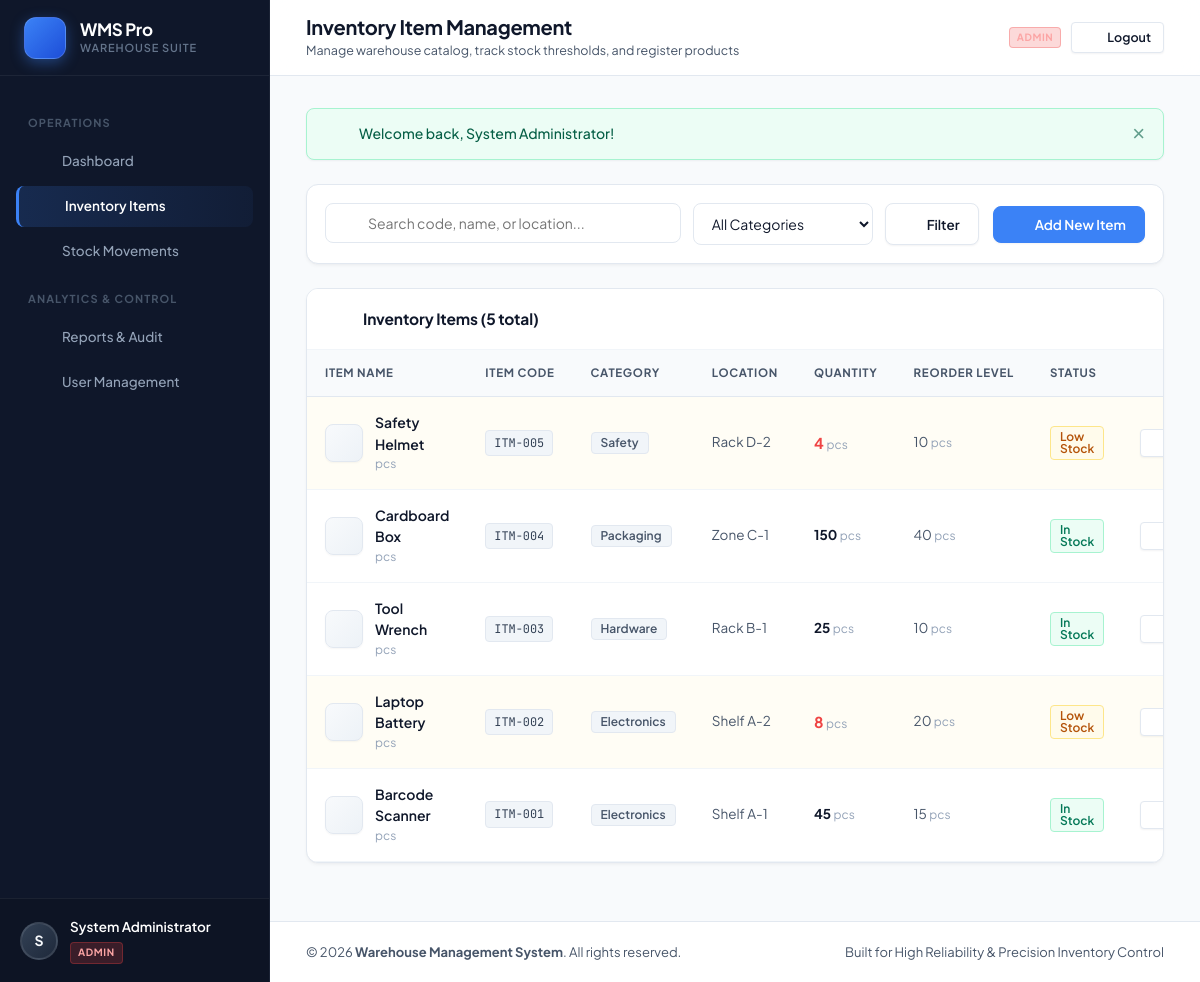
The page /admin/items.php (signed in) on the database its author committed.
### tables this page shows
CREATE TABLE IF NOT EXISTS `items` (
    `id` INT AUTO_INCREMENT PRIMARY KEY,
    `item_code` VARCHAR(50) NOT NULL UNIQUE,
    `item_name` VARCHAR(150) NOT NULL,
    `category` VARCHAR(100) NOT NULL,
    `location` VARCHAR(100) NOT NULL,
    `quantity` INT NOT NULL DEFAULT 0,
    `unit` VARCHAR(30) NOT NULL DEFAULT 'pcs',
    `reorder_level` INT NOT NULL DEFAULT 10,
    `icon` VARCHAR(50) NOT NULL DEFAULT 'box',
    `created_at` DATETIME NOT NULL DEFAULT CURRENT_TIMESTAMP,
    `updated_at` DATETIME NOT NULL DEFAULT CURRENT_TIMESTAMP ON UPDATE CURRENT_TIMESTAMP,
    INDEX `idx_item_code` (`item_code`),
    INDEX `idx_category` (`category`),
    INDEX `idx_location` (`location`)
);

### admin/items.php (the view, shortened to what this page needs)
<?php
$db = get_db_connection();
$search   = trim($_GET['search'] ?? '');
$sql = "SELECT * FROM items WHERE 1=1";
$params = [];
$sql .= " ORDER BY id DESC";
$stmt = $db->prepare($sql);
$stmt->execute($params);
$items = $stmt->fetchAll();
require_once __DIR__ . '/../includes/header.php';
?>
<div class="filter-bar">
    <form method="GET" action="<?php echo e(url('admin/items.php')); ?>" style="display: flex; flex-wrap: wrap; gap: 12px; flex: 1;">
        <div class="filter-input-wrap">
            <?php echo render_icon('search', 'icon'); ?>
            <input
                type="text"
                name="search"
                class="form-control"
                placeholder="Search code, name, or location..."
                value="<?php echo e($search); ?>"
            >
        </div>
        <div style="min-width: 180px;">
            <select name="category" class="form-control" onchange="this.form.submit()">
                <option value="">All Categories</option>
            </select>
        </div>
        <button type="submit" class="btn btn-outline">
            <?php echo render_icon('filter', 'icon'); ?>
            <span>Filter</span>
        </button>
    </form>
    <button type="button" class="btn btn-primary" onclick="openModal('addItemModal')">
        <?php echo render_icon('plus', 'icon'); ?>
        <span>Add New Item</span>
    </button>
</div>
<div class="card">
    <div class="card-header">
        <div class="card-title">
            <?php echo render_icon('items', 'icon'); ?>
            <span>Inventory Items (<?php echo count($items); ?> total)</span>
        </div>
    </div>
    <div class="card-body" style="padding: 0;">
        <?php if (empty($items)): ?>
            <div style="padding: 40px; text-align: center; color: var(--text-secondary);">
                <div style="font-size: 36px; margin-bottom: 8px;">📦</div>
                <strong>No inventory items found matching your criteria.</strong>
                <p style="font-size: 13px; color: var(--text-muted); margin-top: 4px;">Try refining your search terms or add a new item.</p>
            </div>
        <?php else: ?>
            <div class="table-responsive">
                <table class="data-table">
                    <thead>
                        <tr>
                            <th>Item Name</th>
                            <th>Item Code</th>
                            <th>Category</th>
                            <th>Location</th>
                            <th>Quantity</th>
                            <th>Reorder Level</th>
                            <th>Status</th>
                            <th style="text-align: right;">Actions</th>
                        </tr>
                    </thead>
                    <tbody>
                        <?php foreach ($items as $item): ?>
                            <?php $isLow = (int)$item['quantity'] <= (int)$item['reorder_level']; ?>
                            <tr class="<?php echo $isLow ? 'low-stock-row' : ''; ?>">
                                <td>
                                    <div class="item-title-cell">
                                        <div class="item-badge-icon" title="<?php echo e($item['icon']); ?>">
                                            <?php echo render_icon($item['icon'] ?? 'box', 'icon'); ?>
                                        </div>
                                        <div>
                                            <div class="item-main-name"><?php echo e($item['item_name']); ?></div>
                                            <div class="item-sub-desc"><?php echo e($item['unit']); ?></div>
                                        </div>
                                    </div>
                                </td>
                                <td><code><?php echo e($item['item_code']); ?></code></td>
                                <td><span class="badge badge-secondary"><?php echo e($item['category']); ?></span></td>
                                <td><?php echo e($item['location']); ?></td>
                                <td>
                                    <strong style="<?php echo $isLow ? 'color: var(--danger); font-size: 15px;' : 'color: var(--text-primary);'; ?>">
                                        <?php echo number_format((int)$item['quantity']); ?>
                                    </strong>
                                    <span style="font-size: 12px; color: var(--text-muted);"><?php echo e($item['unit']); ?></span>
                                </td>
                                <td>
                                    <?php echo number_format((int)$item['reorder_level']); ?>
                                    <span style="font-size: 12px; color: var(--text-muted);"><?php echo e($item['unit']); ?></span>
                                </td>
                                <td>
                                    <?php if ((int)$item['quantity'] === 0): ?>
                                        <span class="badge badge-danger">Out of Stock</span>
                                    <?php elseif ($isLow): ?>
                                        <span class="badge badge-warning">Low Stock</span>
                                    <?php else: ?>
                                        <span class="badge badge-success">In Stock</span>
                                    <?php endif; ?>
                                </td>
                                <td style="text-align: right;">
                                    <div style="display: inline-flex; gap: 6px;">
                                        <a href="<?php echo e(url('admin/movements.php?item_id=' . (int)$item['id'])); ?>" class="btn btn-outline btn-sm" title="Stock Operations">
                                            <?php echo render_icon('movements', 'icon'); ?>
                                        </a>
                                    </div>
                                </td>
                            </tr>
                        <?php endforeach; ?>
                    </tbody>
                </table>
            </div>
        <?php endif; ?>
    </div>
</div>
<?php require_once __DIR__ . '/../includes/footer.php'; ?>

### includes/functions.php (shortened to what this page needs)
<?php
function e(?string $value): string
{
    return htmlspecialchars((string)($value ?? ''), ENT_QUOTES, 'UTF-8');
}
function url(string $path = ''): string
{
    $cleanPath = ltrim($path, '/');
    return (BASE_PATH === '' ? '' : BASE_PATH) . '/' . $cleanPath;
}
function get_flash(): ?array
{
    if (!empty($_SESSION['flash_message'])) {
        $msg = $_SESSION['flash_message'];
        return $msg;
    }
    return null;
}
function render_flash(): string
{
    $flash = get_flash();
    $type = e($flash['type']);
    $msg  = e($flash['message']);
    $icon = match($flash['type']) {
        'success' => render_icon('check', 'flash-icon'),
        'warning' => render_icon('alert', 'flash-icon'),
        'danger'  => render_icon('alert', 'flash-icon'),
        default   => render_icon('info', 'flash-icon')
    };
    return '<div class="alert alert-' . $type . '" id="flashAlert" role="alert">' .
           $icon .
           '<div class="alert-content">' . $msg . '</div>' .
           '<button type="button" class="alert-close" onclick="this.parentElement.remove()" aria-label="Close">&times;</button>' .
           '</div>';
}
function render_icon(string $name, string $class = 'icon'): string
{
    $path = $icons[$name] ?? $icons['box'];
    return sprintf(
        '<svg class="%s icon-%s" viewBox="0 0 24 24" width="20" height="20" fill="none" stroke="currentColor" stroke-width="2" stroke-linecap="round" stroke-linejoin="round" aria-hidden="true">%s</svg>',
        e($class),
        e($name),
        $path
    );
}

### rows shown on the page
items: item_name "Safety Helmet", unit "pcs", item_code "ITM-005", category "Safety", location "Rack D-2", quantity "4", reorder_level "10", shows "Low Stock"
items: item_name "Cardboard Box", unit "pcs", item_code "ITM-004", category "Packaging", location "Zone C-1", quantity "150", reorder_level "40", shows "In Stock"
items: item_name "Tool Wrench", unit "pcs", item_code "ITM-003", category "Hardware", location "Rack B-1", quantity "25", reorder_level "10", shows "In Stock"
items: item_name "Laptop Battery", unit "pcs", item_code "ITM-002", category "Electronics", location "Shelf A-2", quantity "8", reorder_level "20", shows "Low Stock"
items: item_name "Barcode Scanner", unit "pcs", item_code "ITM-001", category "Electronics", location "Shelf A-1", quantity "45", reorder_level "15", shows "In Stock"

### other values the page prints
substr($user['full_name'] ?? 'U', 0, 1) "S"
$user['full_name'] "System Administrator"
$user['role'] "ADMIN"
$pageTitle "Inventory Item Management"
$pageSubtitle "Manage warehouse catalog, track stock thresholds, and register products"
$msg "Welcome back, System Administrator!"
count($items) "5"
APP_NAME "Warehouse Management System"
